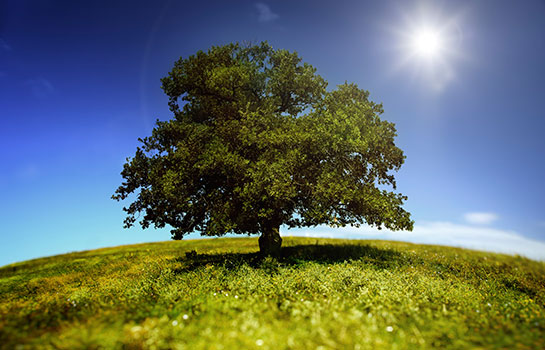
#> input picture agac.jpg, 545 x 350 px
$ python log-donusum.py
#> lines starting #> are read from the running program, lines starting #| are printed output that depends on the picture
import cv2
import numpy as np

import matplotlib.pyplot as plt
import math
r=cv2.imread("agac.jpg",0)
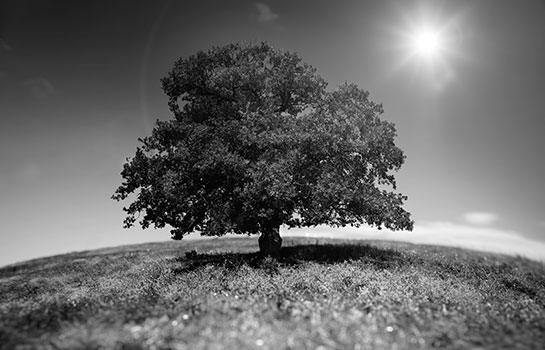
#> r: shape (350, 545); min 0, max 255, mean 105


def log_donusumu(r,c):
#> called with c = 1
    r=r.astype(float)#renk skalasını 255'in üzerine getirdik.
    s=c*np.log(1+r)
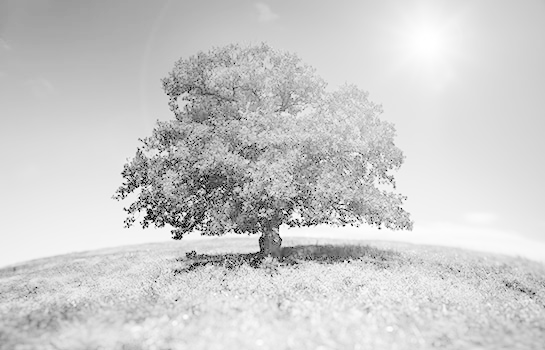
#> s: shape (350, 545) float64; min 0, max 5.55, mean 4.45; drawn with min black and max white
    return s.astype(np.uint8)#resmi tekrar 8bit pozisyonuna getirdik.
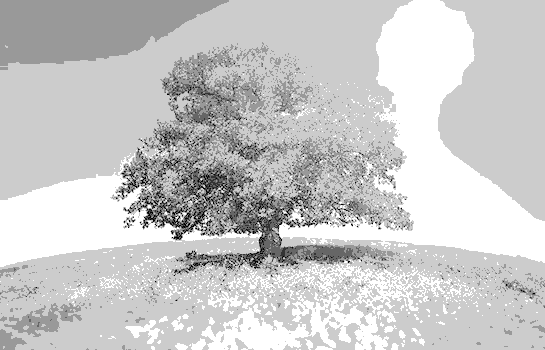
#> returned value: shape (350, 545); min 0, max 5, mean 3.95; drawn with min black and max white

def donusum(foto):#belli bir bit düzeyi aralığına sıkışan resmi 0-255 arasında açıyor
    s=foto.astype(float)
    s-=np.min(s)
    s/=np.max(s)

    return (s*255).astype(np.uint8)#resmi 0 ile 255 arasına getirdik
log_foto=log_donusumu(r,c=1)
log_foto=donusum(log_foto)


cv2.imshow("foto",r)
cv2.waitKey(0)
cv2.imshow("log_foto",log_foto)
cv2.waitKey(0)
